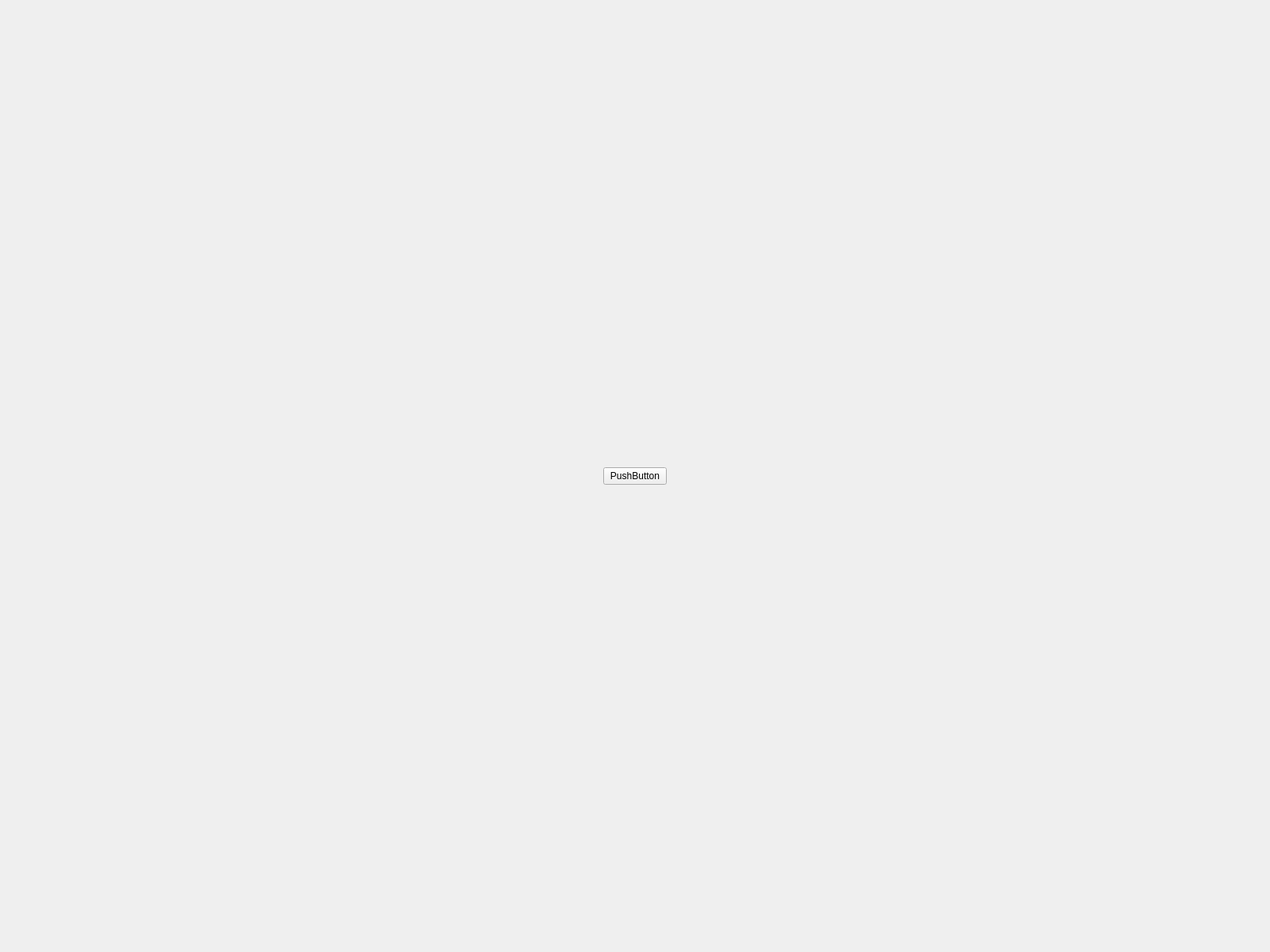
<?xml version="1.0" encoding="UTF-8"?>
<ui version="4.0">
 <class>UserPage</class>
 <widget class="QWidget" name="UserPage">
  <property name="geometry">
   <rect>
    <x>0</x>
    <y>0</y>
    <width>1600</width>
    <height>1200</height>
   </rect>
  </property>
  <property name="windowTitle">
   <string>Form</string>
  </property>
  <widget class="QWidget" name="gridLayoutWidget">
   <property name="geometry">
    <rect>
     <x>-1</x>
     <y>-1</y>
     <width>1601</width>
     <height>1201</height>
    </rect>
   </property>
   <layout class="QHBoxLayout" name="horizontalLayout">
    <item>
     <spacer name="horizontalSpacer_2">
      <property name="orientation">
       <enum>Qt::Horizontal</enum>
      </property>
      <property name="sizeHint" stdset="0">
       <size>
        <width>40</width>
        <height>20</height>
       </size>
      </property>
     </spacer>
    </item>
    <item>
     <layout class="QVBoxLayout" name="verticalLayout_2">
      <item>
       <spacer name="verticalSpacer">
        <property name="orientation">
         <enum>Qt::Vertical</enum>
        </property>
        <property name="sizeHint" stdset="0">
         <size>
          <width>20</width>
          <height>40</height>
         </size>
        </property>
       </spacer>
      </item>
      <item>
       <widget class="QPushButton" name="pushButton">
        <property name="text">
         <string>PushButton</string>
        </property>
       </widget>
      </item>
      <item>
       <spacer name="verticalSpacer_2">
        <property name="orientation">
         <enum>Qt::Vertical</enum>
        </property>
        <property name="sizeHint" stdset="0">
         <size>
          <width>20</width>
          <height>40</height>
         </size>
        </property>
       </spacer>
      </item>
     </layout>
    </item>
    <item>
     <spacer name="horizontalSpacer">
      <property name="orientation">
       <enum>Qt::Horizontal</enum>
      </property>
      <property name="sizeHint" stdset="0">
       <size>
        <width>40</width>
        <height>20</height>
       </size>
      </property>
     </spacer>
    </item>
   </layout>
  </widget>
 </widget>
 <resources/>
 <connections/>
</ui>
